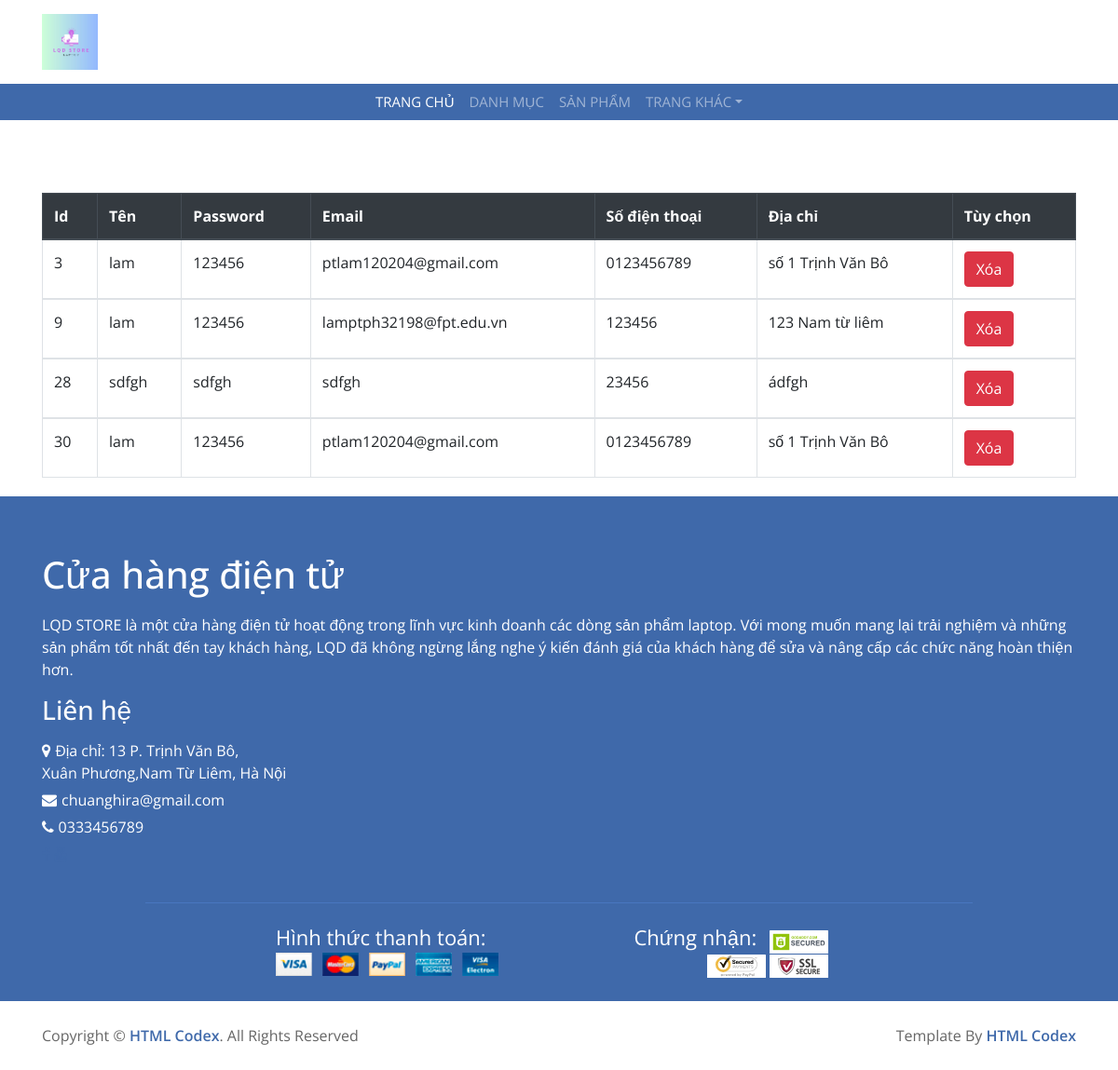
/admin/index.php?act=listdangky, run on the app's committed database.
### tables this page shows
CREATE TABLE `taikhoan` (
  `id` int(11) NOT NULL,
  `name` varchar(255) NOT NULL,
  `pass` varchar(255) NOT NULL,
  `email` varchar(255) NOT NULL,
  `diachi` text NOT NULL,
  `sdt` varchar(10) NOT NULL,
  `id_role` int(11) NOT NULL DEFAULT 2,
  `is_delete` int(11) NOT NULL DEFAULT 1
);

### model/pdo.php (called while the page is built, shortened)
<?php
function pdo_get_connection(){
    $dburl = "mysql:host=localhost;dbname=duan1;charset=utf8";
    $username = 'root';
    $password = '';
    $conn = new PDO($dburl, $username, $password);
    $conn -> setAttribute(PDO::ATTR_ERRMODE, PDO::ERRMODE_EXCEPTION);
    return $conn;
}
function pdo_query($sql){
    $sql_args = array_slice(func_get_args(),1);
    try {
        $conn = pdo_get_connection();
        $stmt = $conn->prepare($sql);
        $stmt -> execute($sql_args);
        $rows = $stmt->fetchAll();
        return $rows;
    } catch (PDOException $e) {
        throw $e;
    }
    finally{
        unset($conn);
    }
}
?>

### model/dangky.php (called while the page is built, shortened)
<?php
function loadall_dangky(){
    $sql="select * from taikhoan where is_delete=1";
        $listdangky=pdo_query($sql);
        return $listdangky;
}
?>

### admin/dangky/list.php (the view, shortened to what this page needs)
<div class="container">
                <div class="row">
                    <div class="col-md-12">
                        <div class="table-responsive">
                            <div class="tieude adm">
                                <h2> Danh sách đăng ký thành viên</h2>
                            </div>
                            <table class="table table-bordered adm">
                                <thead class="thead-dark ">
                                    <tr>
                                        <th>Id</th>
                                        <th>Tên</th>
                                        <th>Password</th>
                                        <th>Email</th>
                                        <th>Số điện thoại</th>
                                        <th>Địa chỉ</th>
                                        <th>Tùy chọn</th>
                                    </tr>
                                </thead>
                                <?php
                                foreach($listdangky as $taikhoan){
                                    extract($taikhoan);
                                    $xoadk="index.php?act=xoadk&id=".$id;
                                echo'<tbody class="align-middle">
                                    <tr>
                                        <td>'.$id.'</td>
                                        <td>'.$name.'</td>
                                        <td>'.$pass.'</td>
                                        <td>'.$email.'</td>
                                        <td>'.$sdt.'</td>
                                        <td>'.$diachi.'</td>
                                        <td><a href="'.$xoadk.'" ><input type="button" value="Xóa" class="btn btn-danger"></a>
                                    </tr>
                                </tbody>';
                                }
                                ?>
                            </table>
                        </div>
                    </div>
                </div>
                </div>

### css/style.css (style rules this page uses)
body { color: #666666; font-family: 'Open Sans', sans-serif; font-weight: 400; background: #ffffff; }
a { color: #3F69AA; transition: 0.5s; }
h1, h2, h3, h4, h5, h6 { color: #666666; margin: 0 0 15px 0; padding: 0; }
.adm { margin-top: 20px; margin-bottom: 20px; }
.tieude { text-align: center; }
.tieude>h2 { color: white; }

### data on the page
taikhoan: id "3", name "lam", pass "123456", email "ptlam120204@gmail.com", sdt "0123456789", diachi "số 1 Trịnh Văn Bô"
taikhoan: id "9", name "lam", pass "123456", email "lamptph32198@fpt.edu.vn", sdt "123456", diachi "123 Nam từ liêm"
taikhoan: id "28", name "sdfgh", pass "sdfgh", email "sdfgh", sdt "23456", diachi "ádfgh"
taikhoan: id "30", name "lam", pass "123456", email "ptlam120204@gmail.com", sdt "0123456789", diachi "số 1 Trịnh Văn Bô"
